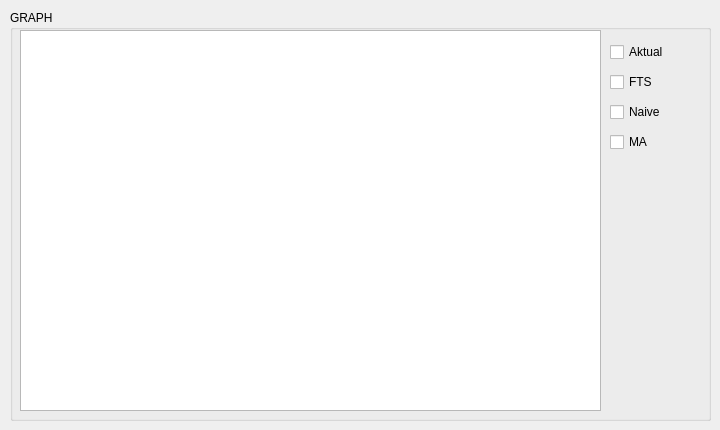
        <widget class="QWidget" name="Graphic_FTS">
         <attribute name="title">
          <string>FTS</string>
         </attribute>
         <widget class="QGroupBox" name="groupBox_23">
          <property name="geometry">
           <rect>
            <x>10</x>
            <y>10</y>
            <width>701</width>
            <height>411</height>
           </rect>
          </property>
          <property name="title">
           <string>GRAPH</string>
          </property>
          <widget class="QGraphicsView" name="graphicsView_FTS">
           <property name="geometry">
            <rect>
             <x>10</x>
             <y>20</y>
             <width>581</width>
             <height>381</height>
            </rect>
           </property>
          </widget>
          <widget class="QCheckBox" name="checkBox_fts_graph_AKTUAL">
           <property name="geometry">
            <rect>
             <x>600</x>
             <y>30</y>
             <width>84</width>
             <height>24</height>
            </rect>
           </property>
           <property name="text">
            <string>Aktual</string>
           </property>
          </widget>
          <widget class="QCheckBox" name="checkBox_fts_graph_FTS">
           <property name="geometry">
            <rect>
             <x>600</x>
             <y>60</y>
             <width>84</width>
             <height>24</height>
            </rect>
           </property>
           <property name="text">
            <string>FTS</string>
           </property>
          </widget>
          <widget class="QCheckBox" name="checkBox_fts_graph_NAIVE">
           <property name="geometry">
            <rect>
             <x>600</x>
             <y>90</y>
             <width>84</width>
             <height>24</height>
            </rect>
           </property>
           <property name="text">
            <string>Naive</string>
           </property>
          </widget>
          <widget class="QCheckBox" name="checkBox_fts_graph_MA">
           <property name="geometry">
            <rect>
             <x>600</x>
             <y>120</y>
             <width>84</width>
             <height>24</height>
            </rect>
           </property>
           <property name="text">
            <string>MA</string>
           </property>
          </widget>
         </widget>
        </widget>
